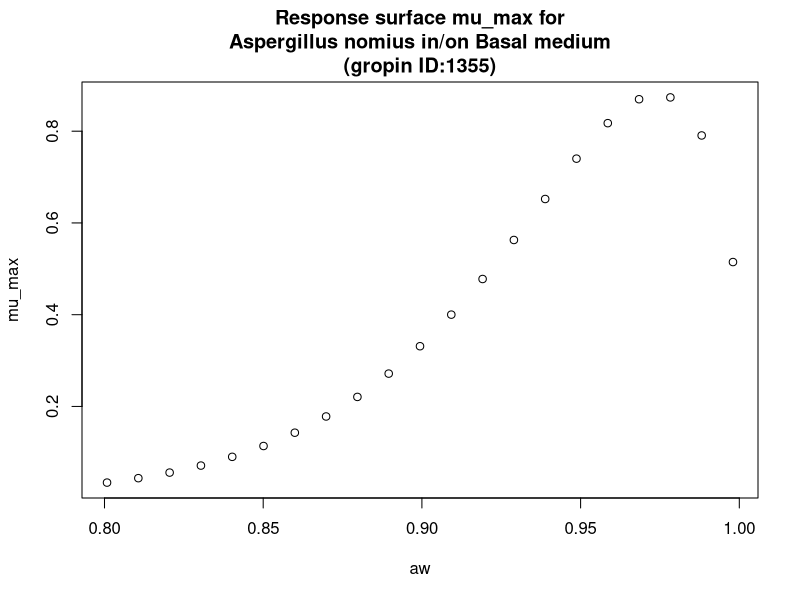

R code for this plot:
#############################
# start of Parameter script
#############################
aw <- seq(0.8008,0.998001998001998,length.out=21)
#############################
# end of Parameter script
#############################
############################# 
# start of Model script Gropin ID 1355 
#############################
 
# constant coefficients for this model
 
variables <- data.frame(aw)
argumentsPar <- expand.grid(variables)
 
# heart of the model
response_surface <- function(aw) {
   mumax <-exp(-1.1570+12.810*sqrt(1-aw)-39.87*(sqrt(1-aw))^2)

return(mumax=mumax)
} 

# output parameters
mumax <- cbind(argumentsPar,response_surface(argumentsPar['aw']))
colnames(mumax) <- c(colnames(argumentsPar),'mumax')
#############################
# End of Model script
#############################
############################# 
# start of Visualisation script Gropin ID 1355 
#############################
plot(aw,mumax$mumax,
                          xlab='aw',
                          ylab='mu_max',main='Response surface mu_max for
Aspergillus nomius in/on Basal medium
(gropin ID:1355)')
#############################
# End of Visualisation script
#############################
